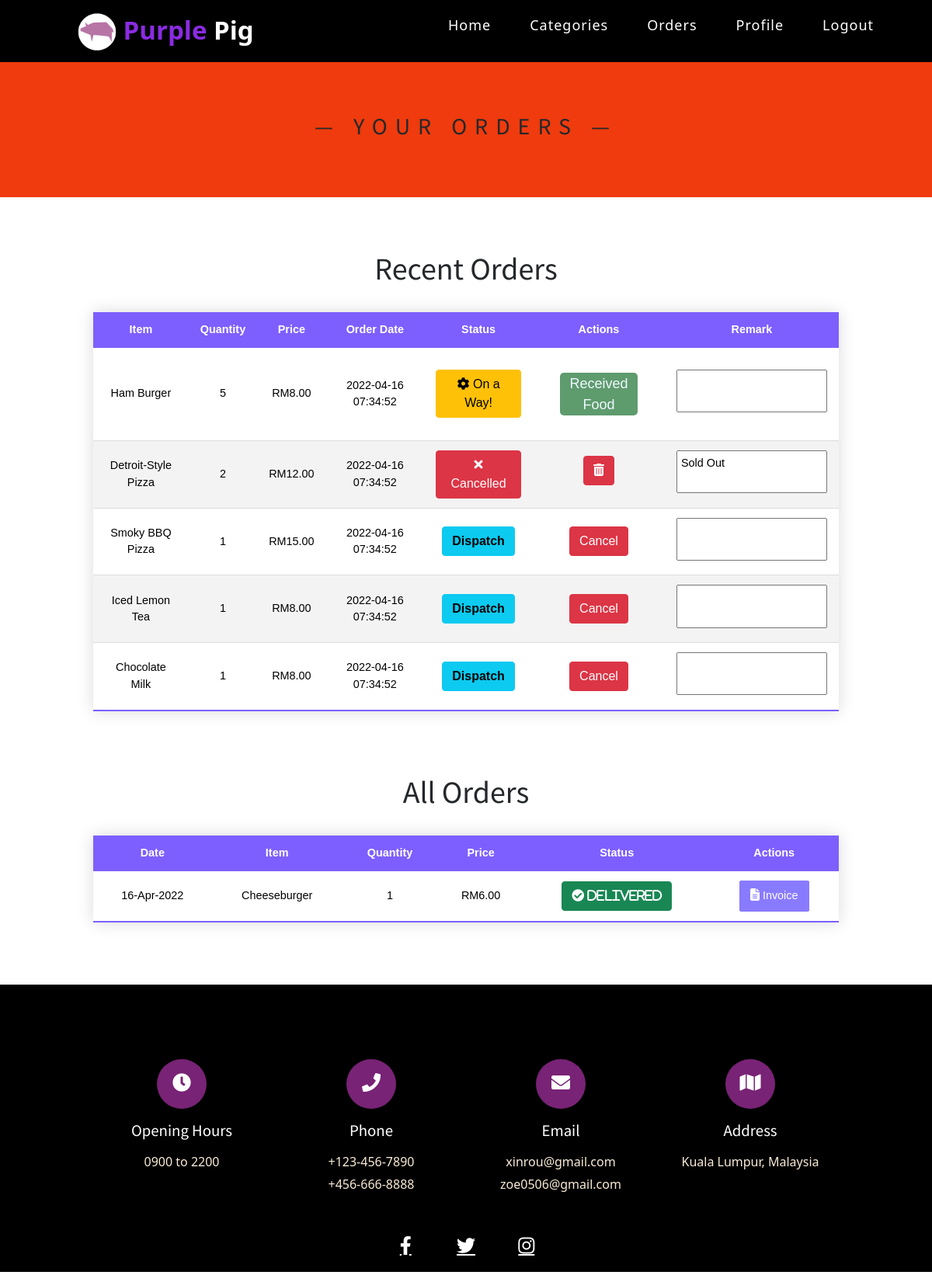
The app's page /your_orders.php (signed in) with its own data.
### tables this page shows
CREATE TABLE `users_orders` (
  `o_id` int(255) NOT NULL,
  `u_id` int(255) NOT NULL,
  `title` varchar(255) NOT NULL,
  `quantity` int(255) NOT NULL,
  `price` decimal(10,2) NOT NULL,
  `status` varchar(255) DEFAULT NULL,
  `date` timestamp NOT NULL DEFAULT current_timestamp(),
  `remark` text NOT NULL
);

### your_orders.php (the view, shortened to what this page needs)
<?php
if(empty($_SESSION['user_id']))
{
	header('location:login.php');
}
else
{
?>
<!DOCTYPE html>
<html lang="en">
<head>
    <link href="css/font-awesome.min.css" rel="stylesheet">
    <link href="css/style.css" rel="stylesheet">
	<link href="https://cdn.jsdelivr.net/npm/bootstrap@5.1.3/dist/css/bootstrap.min.css" rel="stylesheet">
	</head>
<body>
	<?php include'nav.php' ?>
		<div class="heading">
			<br>
        <h1>&mdash; YOUR ORDERS &mdash; </h1>
			<br>
	</div>
        <div class="page-wrapper">
			<h1 align="center">Recent Orders</h1><br>
<section>
       <table class="order-table">
			<thead>
				<tr>
					<th style="text-align: center">Item</th>
				    <th style="text-align: center">Quantity</th>
				    <th style="text-align: center">Price</th>
					<th style="text-align: center">Order Date</th>
					<th style="text-align: center">Status</th>
					<th style="text-align: center">Actions</th>
					<th style="text-align: center">Remark</th>
				</tr>
			</thead>
						  <tbody>
						  <?php
						$query_res= mysqli_query($db,"select * from users_orders where u_id='".$_SESSION['user_id']."'");
												if(!mysqli_num_rows($query_res) > 0 )
														{
															echo '<td colspan="7"><center>You have No orders Placed yet. </center></td>';
														}
													else
														{
										  while($row=mysqli_fetch_array($query_res))
										  {
											  $status=$row['status'];
											  if($status=="" or $status=="NULL" or $status=="in process" or $status=="rejected") {
							  ?>
							  <tr>
								  <td data-column="Item"> <?php echo $row['title']; ?></td>
								  <td data-column="Quantity"> <?php echo $row['quantity']; ?></td>
								  <td data-column="price">RM<?php echo $row['price']; ?></td>
								  <td data-column="Date"> <?php echo $row['date']; ?></td>
								  <td data-column="status">
									  <?php
												  $status=$row['status'];
												  if($status=="" or $status=="NULL"){ ?>
									  <button type="button" class="btn btn-info" style="font-weight:bold;"> Dispatch</button>
									  <?php }
												  if($status=="in process"){ ?>
									  <button type="button" class="btn btn-warning"><span class="fa fa-cog fa-spin"  aria-hidden="true" ></span> On a Way!</button>
									  <?php } ?>
									  <?php
												  if($status=="rejected"){ ?>
									  <button type="button" class="btn btn-danger"> <i class="fa fa-close"></i> Cancelled</button>
									  <?php } ?>
								  </td>
								    <td data-column="Action">
										<?php
												  $status=$row['status'];
												  if($status=="" or $status=="NULL"){ ?>
										<button type="button" class="btn btn-danger" data-bs-toggle="modal" data-bs-target="#exampleModal">Cancel</button>
									  <?php }
												  if($status=="in process"){ ?>
									    <a href="update_status.php?upd=<?php echo $row['o_id'];?>"><button class="received-brn">Received Food</button></a>
									  <?php } ?>
									  <?php
												  if($status=="rejected"){ ?>
										<a href="delete_orders.php?order_del=<?php echo $row['o_id'];?>" class="btn btn-danger btn-flat btn-addon btn-xs m-b-10"><i class="fa-solid fa-trash-can" style="font-size:16px"></i></a>
									  <?php } ?>
								  </td>
								  <td data-column="remark">
									  <textarea readonly><?php echo $row['remark']; ?></textarea>
								  </td>
							  </tr>
							  <?php }}} ?>
		   </tbody>
	</table>
			</section>
<h1 align="center">All Orders</h1><br>
<section>
       <table class="order-table">
			<thead>
				<tr>
					<th style="text-align: center">Date</th>
					<th style="text-align: center">Item</th>
				    <th style="text-align: center">Quantity</th>
				    <th style="text-align: center">Price</th>
					<th style="text-align: center">Status</th>
					<th style="text-align: center">Actions</th>
				</tr>
			</thead>
						  <tbody>
						  <?php
						$query_res= mysqli_query($db,"select * from users_orders where u_id='".$_SESSION['user_id']."'");
												if(!mysqli_num_rows($query_res) > 0 )
														{
															echo '<td colspan="6"><center>You have No orders Placed yet. </center></td>';
														}
													else
														{
										  while($row=mysqli_fetch_array($query_res))
										  {
											  $status=$row['status'];
                            if($status=="closed") {
							?>
												<tr>	<?php $cDate = strtotime($row['date']); ?>
														<td data-column="Date"> <?php echo date('d-M-Y',$cDate); ?></td>
														<td data-column="Item"> <?php echo $row['title']; ?></td>
														<td data-column="Quantity"> <?php echo $row['quantity']; ?></td>
														<td data-column="price">RM<?php echo $row['price']; ?></td>
														<td data-column="status"><button type="button" class="btn btn-success" ><span  class="fa fa-check-circle" aria-hidden="true"> Delivered</button></td>
														   <td data-column="Action"> <a href="invoice.php?invoice=<?php echo $row['o_id'];?>"><button class="btn-invoice"><i class="fa-solid fa-file-lines" style="font-size:16px"></i> Invoice</button></a>
															</td>
												</tr>
														<?php }}} ?>
						  </tbody>
					</table>
            </section>
        </div>
  <?php include'footer.php' ?>
</body>
</html>
<?php
}
?>

### css/style.css (style rules this page uses)
body { background: rgba(252, 251, 249, 0.68); font-size: 16px; color: #4d4f56; font-weight: 400; overflow-x: hidden; }
.h1, .h2, .h3, .h4, .h5, .h6, h1, h2, h3, h4, h5, h6 { font-family: "Source Sans Pro", sans-serif; color: #25282b; }
a { color: #f30; }
.page-wrapper { padding-top: 68px; }
.form-control-lg, .btn, .btn-group-lg>.btn, .btn-lg, .img-rounded { border-radius: 2px }
.btn { transition: all .4s; }
.m-b-10 { margin-bottom: 10px; }
.heading { background-color: #ef3b0e; color: #ffffff; padding: 40px 0 40px 0; grid-column: 1/-1; text-align: center; }
.heading>h1 { font-weight: 400; font-size: 30px; letter-spacing: 10px; margin-bottom: 10px; }
.btn-invoice { background:#897BFF; width: 90px; height: 40px; border: none; color: white; border-radius: 2px; cursor: pointer; }
.received-brn { width: 100px; height: 55px; margin: 20px; font-size: 18px; border-radius: 5px; border: none; color: aliceblue; cursor: pointer; background-color:#5E9B6D; }

### your_orders.php (style rules this page uses)
.order-table { border-collapse: collapse; margin-top: -80px; font-size: 0.9em; font-family: sans-serif; min-width: 400px; width: 100%; box-shadow: 0 0 20px rgba(0, 0, 0, 0.15); text-align: center; }
.order-table thead tr { background-color: #7d5fff; color: #ffffff; }
.order-table th, .order-table td { padding: 12px 15px; }
.order-table tbody tr { border-bottom: 1px solid #dddddd; font-weight: 500; color: black; }
.order-table tbody tr:nth-of-type(even) { background-color: #f3f3f3; }
.order-table tbody tr:last-of-type { border-bottom: 2px solid #7d5fff; }
textarea { resize: none; padding: 5px; }

### footer.php (style rules this page uses)
section { padding:5rem 10%; }

### records on screen
users_orders: title "Ham Burger", quantity "5", price "8.00", date "2022-04-16 07:34:52", status "in process" (drawn)
users_orders: title "Detroit-Style Pizza", quantity "2", price "12.00", date "2022-04-16 07:34:52", status "rejected" (drawn), remark "Sold Out"
users_orders: title "Smoky BBQ Pizza", quantity "1", price "15.00", date "2022-04-16 07:34:52", shows "Dispatch"
users_orders: title "Iced Lemon Tea", quantity "1", price "8.00", date "2022-04-16 07:34:52", shows "Dispatch"
users_orders: title "Chocolate Milk", quantity "1", price "8.00", date "2022-04-16 07:34:52", shows "Dispatch"
users_orders: date "16-Apr-2022", title "Cheeseburger", quantity "1", price "6.00"
